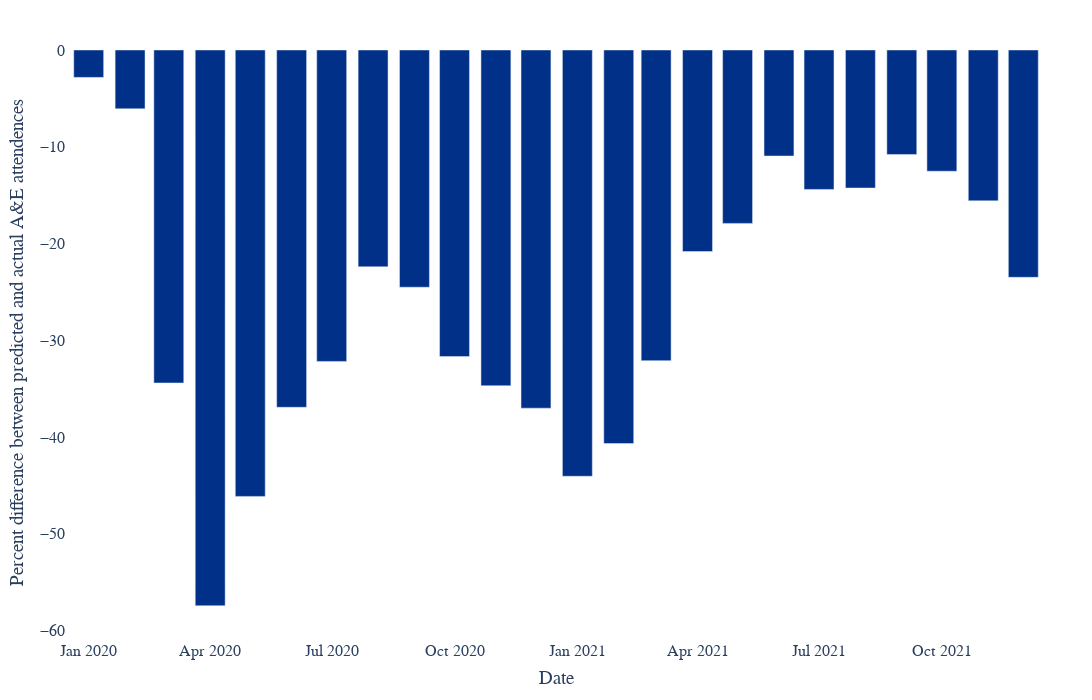

The cell this chart's notebook holds for it:
### Code cell
#Visualise % difference between actual and predicted data
#-----------------------------------------------------------

pd.options.plotting.backend = "plotly"
fig_2 = px.bar(predicted_actual_join_2, x='Date', y= "Percent difference between predicted and actual A&E attendences", width=1300, height=700,
color_discrete_sequence=["#003087", "#0072CE", "#41B6E6"],
labels={"value": "Percent difference", "variable": ""})
fig_2.update_layout(
    {"plot_bgcolor": "rgba(0, 0, 0, 0)", "paper_bgcolor": "rgba(0, 0, 0, 0)"},
    font = dict(family = "Arial", size = 16),
    autosize=True,
    margin=dict(l=50, r=50, b=50, t=50, pad=4, autoexpand=True),
)
fig_2.show()

#Save generated graph as a .png into local repo
#-------------------------------------------------------------------
pio.write_image(fig_2, 'images/percent_difference_actual.png', format= "png", scale=1, width=1500, height=700)

### Figure 1 — Plotly figure (JSON) as saved in the notebook; plotly's stock layout.template omitted (floating-point values rounded to 4 significant figures)
{"data": [{"alignmentgroup": "True", "hovertemplate": "Date=%{x}<br>Percent difference between predicted and actual A&E attendences=%{y}<extra></extra>", "legendgroup": "", "marker": {"color": "#003087", "pattern": {"shape": ""}}, "name": "", "offsetgroup": "", "orientation": "v", "showlegend": false, "textposition": "auto", "type": "bar", "x": ["2020-01-01T00:00:00", "2020-02-01T00:00:00", "2020-03-01T00:00:00", "2020-04-01T00:00:00", "2020-05-01T00:00:00", "2020-06-01T00:00:00", "2020-07-01T00:00:00", "2020-08-01T00:00:00", "2020-09-01T00:00:00", "2020-10-01T00:00:00", "2020-11-01T00:00:00", "2020-12-01T00:00:00", "2021-01-01T00:00:00", "2021-02-01T00:00:00", "2021-03-01T00:00:00", "2021-04-01T00:00:00", "2021-05-01T00:00:00", "2021-06-01T00:00:00", "2021-07-01T00:00:00", "2021-08-01T00:00:00", "2021-09-01T00:00:00", "2021-10-01T00:00:00", "2021-11-01T00:00:00", "2021-12-01T00:00:00"], "xaxis": "x", "y": [-2.832, -6.076, -34.41, -57.44, -46.14, -36.93, -32.18, -22.41, -24.52, -31.68, -34.7, -37.02, -44.06, -40.67, -32.11, -20.82, -17.92, -10.96, -14.41, -14.27, -10.8, -12.53, -15.59, -23.49], "yaxis": "y"}], "layout": {"autosize": true, "barmode": "relative", "font": {"family": "Arial", "size": 16}, "height": 700, "legend": {"tracegroupgap": 0}, "margin": {"autoexpand": true, "b": 50, "l": 50, "pad": 4, "r": 50, "t": 50}, "paper_bgcolor": "rgba(0, 0, 0, 0)", "plot_bgcolor": "rgba(0, 0, 0, 0)", "width": 1300, "xaxis": {"anchor": "y", "domain": [0, 1], "title": {"text": "Date"}}, "yaxis": {"anchor": "x", "domain": [0, 1], "title": {"text": "Percent difference between predicted and actual A&E attendences"}}}}
